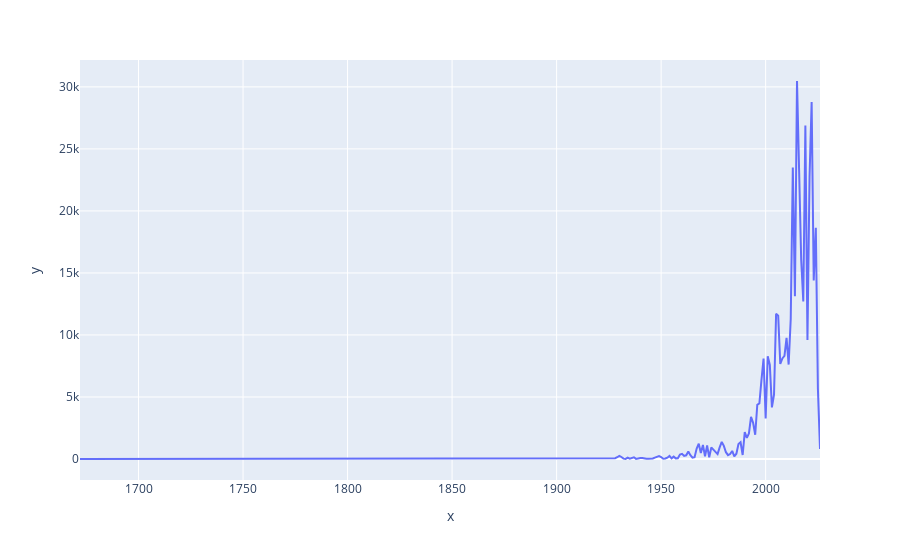

The notebook cell saved with this chart:
### Markdown cell above
### Sensitivity with Scipy

### Code cell
# K is the size of the sensitivity analysis.
K = 1000
# n is the sample size.
n = obs.select(pl.col("observed_count").sum()).collect().item()

# N is the target population size.
N = int(np.round(np.abs(stats.norm(loc=450000, scale=50000).rvs(size=1))).item())

# We are probably more likely to have non-response for older cars.
model_years = obs.select("model_year").collect().to_series().to_numpy()
num_model_years = model_years.shape[0]
params = {
    "t":model_years,
    "A":10, 
    "K":2, 
    "B":0.5, 
    "nu":10, 
    "Q":100, 
    "C":1, 
    "M":1990 
}
lower = 0.7
# upper is between 2 and 10.
upper = richards_curve(
    **params
)

multiplier_1 = stats.beta(a=0.5, b=0.5).rvs(size=num_model_years)
# multiplier_2 is between lower and upper.
multiplier_2 = lower + (upper - lower) * multiplier_1
alpha_for_R_0_weight = 1
key, subkey = random.split(key)
alpha_for_R_0 = multiplier_2 * get_alpha(PRNG_key=subkey, reg_weight=alpha_for_R_0_weight)
m = np.ceil(alpha_for_R_0).astype(np.int64)

multivariate_hypergeom_obj = stats.multivariate_hypergeom(
    m=m,
    n=N - n
)
num_1s_for_R_0 = multivariate_hypergeom_obj.rvs(size=1).ravel()

fig = px.line(x=model_years, y=num_1s_for_R_0)
fig.show()

### Figure 1 — Plotly figure (JSON) as saved in the notebook; plotly's stock layout.template omitted (floating-point values rounded to 4 significant figures; data arrays with more than 128 entries replaced by an {"elided": "..."} marker saying what was removed)
{"data": [{"hovertemplate": "x=%{x}<br>y=%{y}<extra></extra>", "legendgroup": "", "line": {"color": "#636efa", "dash": "solid"}, "marker": {"symbol": "circle"}, "mode": "lines", "name": "", "orientation": "v", "showlegend": false, "type": "scatter", "x": {"elided": "355 int values"}, "xaxis": "x", "y": {"elided": "355 int values"}, "yaxis": "y"}], "layout": {"legend": {"tracegroupgap": 0}, "margin": {"t": 60}, "xaxis": {"anchor": "y", "domain": [0, 1], "title": {"text": "x"}}, "yaxis": {"anchor": "x", "domain": [0, 1], "title": {"text": "y"}}}}
